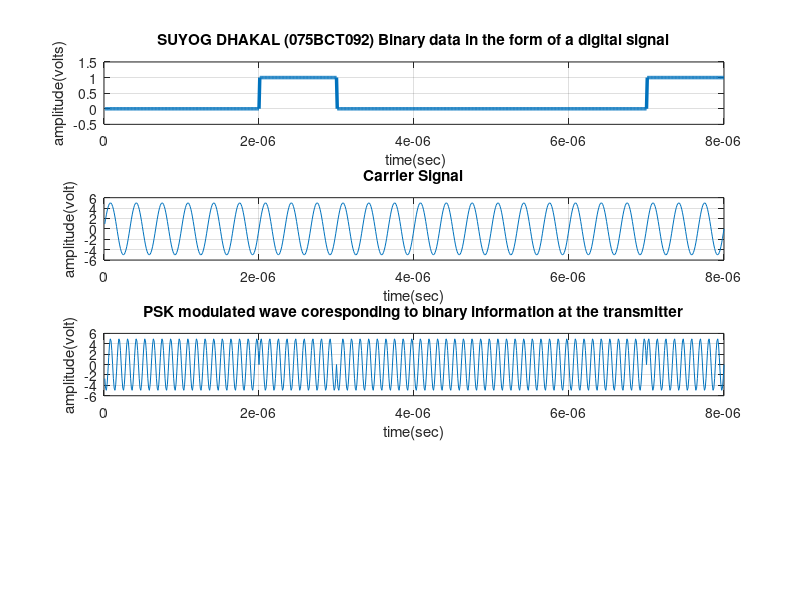

MATLAB code to generate this figure:
clc;
clear all;
close all;
n=8;
x=randi([0,1],1,n);                                             %random bit generator
bp=.000001;                                                    % bit period
disp('Binary information at Trans mitter :');
disp(x);
% representation of transmitting binary information as digital signal 
bit=[]; 
for n=1:1:length(x)
    if x(n)==1;
       se=ones(1,100);
    else 
        se=zeros(1,100);
    end
    bit=[bit se];
end
t1=bp/100:bp/100:100*length(x)*(bp/100);
subplot(4,1,1);
plot(t1,bit,'lineWidth',2.5);grid on;
axis([ 0 bp*length(x) -.5 1.5]);
ylabel('amplitude(volts)');
xlabel(' time(sec)');
title('SUYOG DHAKAL (075BCT092) Binary data in the form of a digital signal');
%XXXXXXXXXXXXXXXXXXXXXXX Binary-PSK modulation XXXXXXXXXXXXXXXXXXXXXXXXXXX
A=5;                                          % Amplitude of carrier signal 
br=1/bp;                                                         % bit rate
f=br*3;                                                 % carrier frequency 
t2=bp/99:bp/99:bp;                 
ss=length(t2);
m=[];                                          
kl=[];
for i=1:1:length(x)
    wave=A*sin(2*pi*f*t2);
    kl=[kl wave];
end
for i=1:1:length(x)
    if (x(i)==1)
        y=A*sin(2*pi*3*f*t2);
    else
        y=A*sin(2*pi*3*f*t2+pi);   %-A*sin(2*pi*f*t)
    end
    m=[m y];
end
t3=bp/99:bp/99:bp*length(x);
subplot(4,1,2);
plot(t3,kl);grid on;
xlabel('time(sec)');
ylabel('amplitude(volt)');
title('Carrier Signal');
subplot(4,1,3);
plot(t3,m);grid on;
xlabel('time(sec)');
ylabel('amplitude(volt)');
title('PSK modulated wave coresponding to binary information at the transmitter');

